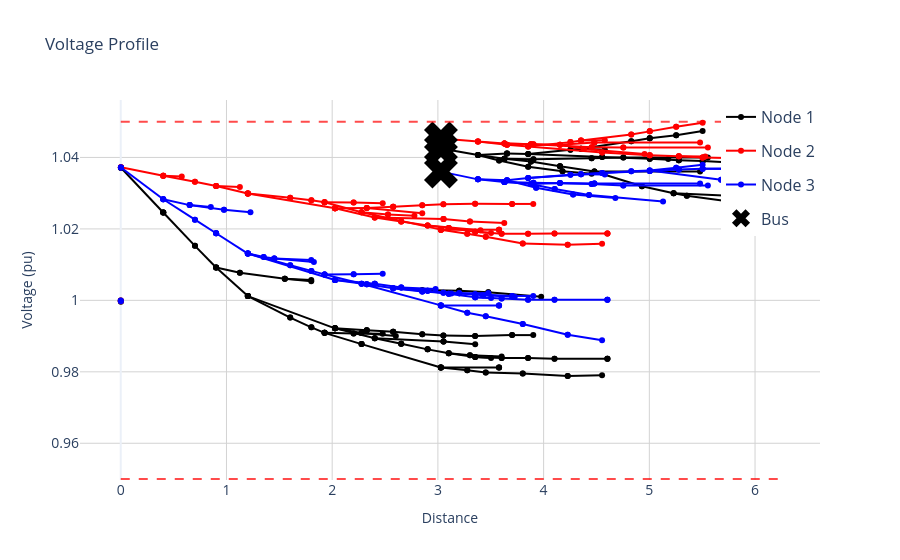

Write notebook code for a chart like this one.
### Markdown cell above
### Mark Specific Buses in the Voltage Profile

We can annotate specific buses in the voltage profile by marking them with custom labels. We should pass a list of `dss_tools.static_view.voltage_profile_get_bus_mark` objects to the `buses_marker` argument of the `voltage_profile` method.

### Code cell
buses_marker = [dss_tools.interactive_view.voltage_profile_get_bus_marker("160r", size=30, marker_name="Bus")]
dss_tools.interactive_view.voltage_profile(buses_marker=buses_marker)
